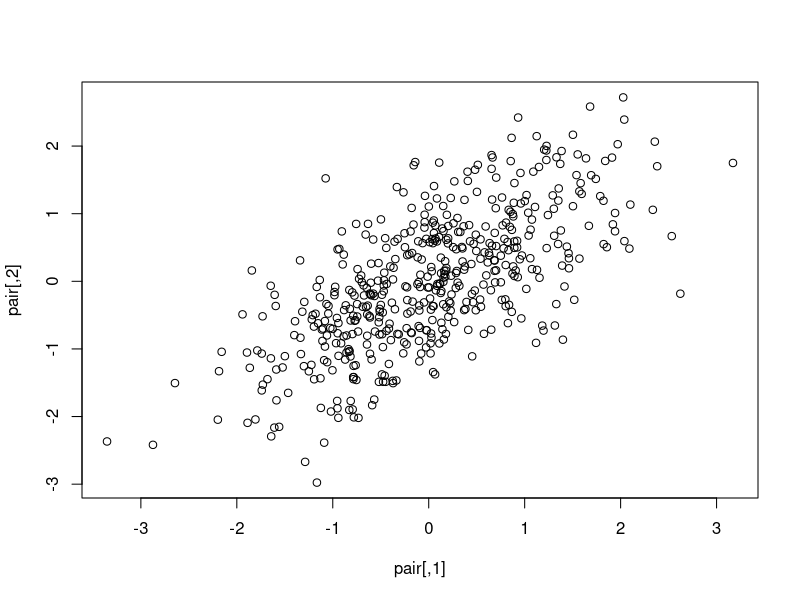

Here is the R script that generated this plot: (Note: this script raises an error after producing the figure.)
library(MASS)

# ch.17  平均への回帰 ####
## 頭のいい女性は頭の悪い男性と結婚しがち？
r <- 0.7; n <- 500
mu <- c(0,0)  #標準得点に変換済み
mysigma <- matrix(c(1, r, r, 1), 2, 2)
#共分散行列の定義. 平均は0，分散は1，共分散は相関rに等しい
pair <- mvrnorm(n, mu, mysigma)
# 2次元正規分布に従う確率変数の実現値をn個生成．相関はr
# pairはc(女性得点,男性得点)を要素とするn次元ベクトル
plot(pair) #散布図

hist(x) #女性の得点分布確認．
x <- pair[,1];y <- pair[,2]
data <- data.frame(x=x,y=y)#回帰用にdata.frameにキャスト
data$x[data$x>1]#得点1以上の女性
data[data[,1]> 1,] #ペアの様子
data[data[,1]> 1,2] #女性の上位15%とペアの男性データを抽出

print(  c("女性上位15%平均得点=", mean(data$x[data$x>1])   )    )
print(  c("女性上位15%のパートナーの平均得点=", mean(data$y[data$x>1])   )    )

# 回帰確認.P(X>1)=1-pnorm(1)=約0.158655
out <- lm(y ~ x, data=data)
summary(out)

## 体重とピアノの疑似相関　
n <- 100
age <- rnorm(n)
practice <- rnorm(n)
ice <- rnorm(n)

weight <- age+ice
piano <- age+practice

cor(weight,piano)

data <- data.frame(weight=weight,piano=piano,age=age)
summary(lm(piano~weight+age,data=data))

  
n <- 1000
age <- rnorm(n)
practice <- rnorm(n)
ice <- rnorm(n)

p <- 0.7
weight <- p*age + (1-p)*ice
piano <- p*age + (1-p)*practice

cor(weight,piano)







#  ch.19 ceo and company ####

library(MASS)
# for mvrnorm

# 以下のコードは，テキストとは若干異なるが本質的には同じ指数を計算している
d100<-function(r,m1=50,m2=50,s1=5,s2=5,n=2000){
	mu = c(m1, m2)  #平均ベクトルの定義
	sigma = matrix(c(s1^2, r*s1*s2, r*s1*s2, s2^2), 2, 2)#分散共分散行列の定義
	#r=(r*s1*s2)/(s1*s2)
	data = mvrnorm(n, mu, sigma)
	#2次元正規乱数(ceo能力,企業成績)をn個を生成． 
	y=data[data[,1]> m1, 2]	#data行列からceo能力が平均以上の企業を抽出.
	y2=subset(y, y>m2) 
	#さらに業績が平均以上の企業を抽出
	length(y2)/length(y) # 業績が平均以上の企業数/CEO能力が平均以上の企業数
}

mean(rep(d100(0),10))
mean(rep(d100(0.2),10))
mean(rep(d100(0.3),10))
mean(rep(d100(0.4),10))
mean(rep(d100(0.6),10))
mean(rep(d100(0.9999),10))


# 以下なるべくテキストを再現したコードで確率を計算する
d201<-function(r,n=2000){
	mu = c(0, 0)  #平均ベクトルの定義
	sigma = matrix(c(1, r, r, 1), 2, 2)#分散共分散行列の定義
	# 平均0,分散1,相関rに基準化
	data = mvrnorm(n, mu, sigma)
	#2次元正規乱数乱数sn個を生成  相関cor(exv[,1],exv[,2]) 
	#より正確な推定には，乱数発生を反復する必要がある
	#print(data)
	y=data[order(data[,1]),]
	# ceo能力順(data[,1])にdataをsort
	#print(y)
	d <- n/2 #上位下位分岐点
	y1=y[1:d,2]#COE能力下位半分の企業をセレクト
	y2=y[(d+1):n,2]#COE能力上位半分の企業をセレクト
	# print(y1)
	# print(y2)
	out <- c()
	for(i in 1:100){
		result <- sample(y1)<sample(y2)
		out <- append(out,mean(result))# y1,y2をランダムに並びかえて比較
	}
	print(out)
	mean(out)
}

d201(0.2)
d201(0.3)
d201(0.4)



d200<-function(r,m1=50,m2=50,s1=5,s2=5,n=2000){
	mu = c(m1, m2)  #平均ベクトルの定義
	sigma = matrix(c(s1^2, r*s1*s2, r*s1*s2, s2^2), 2, 2)#分散共分散行列の定義
	#r=(r*s1*s2)/(s1*s2)
	data = mvrnorm(n, mu, sigma)
	#2次元正規乱数乱数sn個を生成  相関cor(exv[,1],exv[,2]) 
	#print(data)
	y=data[order(data[,1]),]
	# ceo能力順(data[,1])にdataをsort
	#print(y)
	d <- n/2 #上位下位分岐点
	y1=y[1:d,]#COE能力下位半分の企業をセレクト
	y2=y[(d+1):n,]#COE能力上位半分の企業をセレクト
	#print(y1)
	#print(y2)
	out <- c()
	for(i in 1:100){
		result <- sample(y1)<sample(y2)
		out <- append(out,mean(result))# y1,y2をランダムに並びかえて比較
	}
	print(out)
	mean(out)
}

d200(0.3)











### ch.19 ceo and company 

d22<-function(r,m1=50,m2=50,s1=5,s2=5,n=2000){
  mu = c(m1, m2)  #平均ベクトルの定義
  mysigma = matrix(c(s1^2, r*s1*s2, r*s1*s2, s2^2), 2, 2)#分散共分散行列の定義
  #r=(r*s1*s2)/(s1*s2)
  data = mvrnorm(n, mu, mysigma)
  #2次元正規乱数乱数sn個を生成  相関cor(exv[,1],exv[,2]) 
  y=data[data[,1]> m1, 2] #data.frameに格納しなくてもOK
  y2=subset(y, y>m2) 
  length(y2)/length(y)
}

mean(rep(d22(0),10))
mean(rep(d22(0.2),10))
mean(rep(d22(0.3),10))
mean(rep(d22(0.4),10))
mean(rep(d22(0.6),10))
mean(rep(d22(0.9999),10))













d21<-function(r,m1=50,m2=50,s1=5,s2=5,n=2000){
  x <- 0;  y <- 1:n
  mu  <- c(m1, m2)  #平均ベクトルの定義
  mysigma <- matrix(c(s1^2, r*s1*s2, r*s1*s2, s2^2), 2, 2)#分散共分散行列の定義
  #r=(r*s1*s2)/(s1*s2)
  data1<-mvrnorm(n, mu, mysigma)
  #2次元正規乱数乱数sn個を生成  相関cor(exv[,1],exv[,2]) 
  data<-data.frame(ceo=data1[,1],cpfm=data1[,2]) #乱数の組をdata.frameに格納
  y=data[data$ceo > m1, 2]
  y2=subset(y, y>m2) 
  length(y2)/length(y)
}

mean(rep(d21(0),10))
mean(rep(d21(0.2),10))
mean(rep(d21(0.3),10))
mean(rep(d21(0.4),10))
mean(rep(d21(0.6),10))
mean(rep(d21(0.9999),10))


